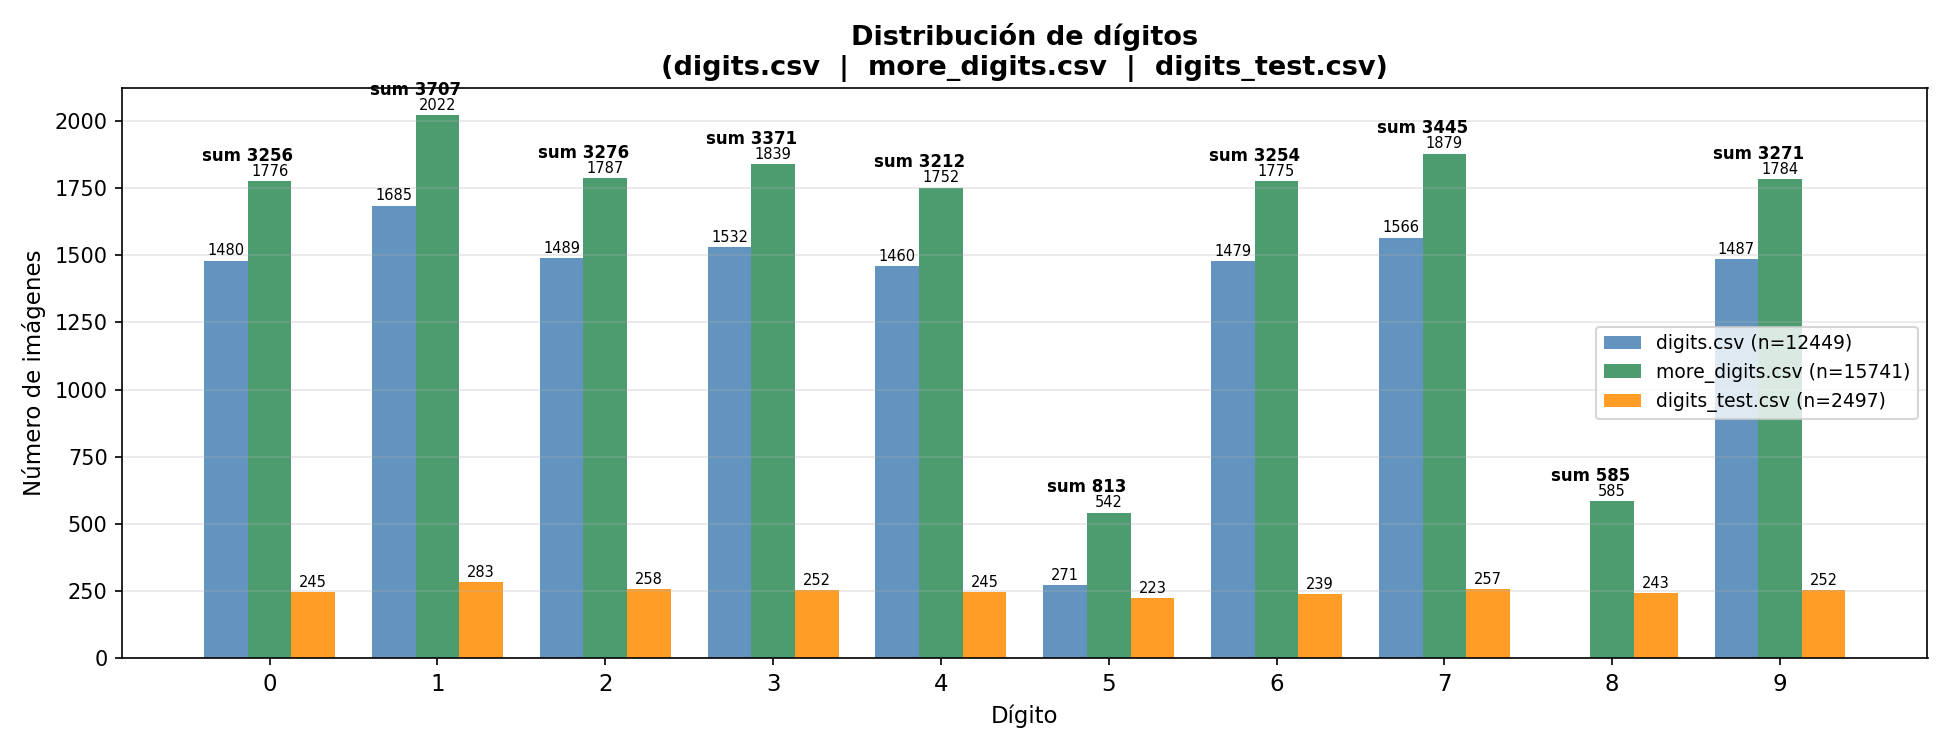

Recreate this plot in Python.
import os
import pandas as pd
import numpy as np
import matplotlib.pyplot as plt

DATA_DIR = os.path.join(os.path.dirname(__file__), '../data')
DIR      = os.path.dirname(__file__)


# ── Carga ─────────────────────────────────────────────────────────────────────

df_digits      = pd.read_csv(os.path.join(DATA_DIR, 'digits.csv'))
df_more_digits = pd.read_csv(os.path.join(DATA_DIR, 'more_digits.csv'))
df_test        = pd.read_csv(os.path.join(DATA_DIR, 'digits_test.csv'))

conteo_digits = df_digits['label'].value_counts().reindex(range(10), fill_value=0)
conteo_more   = df_more_digits['label'].value_counts().reindex(range(10), fill_value=0)
conteo_test   = df_test['label'].value_counts().reindex(range(10), fill_value=0)

n_digits = len(df_digits)
n_more   = len(df_more_digits)
n_train  = n_digits + n_more
n_test   = len(df_test)

print(f"digits.csv      : {n_digits} imágenes")
print(f"more_digits.csv : {n_more} imágenes")
print(f"Total train     : {n_train} imágenes")
print(f"digits_test.csv : {n_test}  imágenes")
print()
print(f"{'Dígito':<8} {'digits':>8} {'more':>8} {'train total':>12} {'test':>8}")
print("-" * 50)
for d in range(10):
    cd = conteo_digits[d]
    cm = conteo_more[d]
    ct = conteo_test[d]
    print(f"{d:<8} {cd:>8} {cm:>8} {cd+cm:>12} {ct:>8}")


# ── Gráfico ───────────────────────────────────────────────────────────────────

digitos = np.arange(10)
ancho   = 0.26
x       = digitos

fig, ax = plt.subplots(figsize=(13, 5))

barras_d = ax.bar(x - ancho, conteo_digits.values, ancho,
                  label=f'digits.csv (n={n_digits})',
                  color='steelblue', alpha=0.85)
barras_m = ax.bar(x,          conteo_more.values,   ancho,
                  label=f'more_digits.csv (n={n_more})',
                  color='seagreen', alpha=0.85)
barras_t = ax.bar(x + ancho,  conteo_test.values,   ancho,
                  label=f'digits_test.csv (n={n_test})',
                  color='darkorange', alpha=0.85)

# Etiquetas encima de cada barra
for b in barras_d:
    if b.get_height() > 0:
        ax.text(b.get_x() + b.get_width() / 2, b.get_height() + 8,
                str(int(b.get_height())), ha='center', va='bottom', fontsize=7)
for b in barras_m:
    if b.get_height() > 0:
        ax.text(b.get_x() + b.get_width() / 2, b.get_height() + 8,
                str(int(b.get_height())), ha='center', va='bottom', fontsize=7)
for b in barras_t:
    if b.get_height() > 0:
        ax.text(b.get_x() + b.get_width() / 2, b.get_height() + 8,
                str(int(b.get_height())), ha='center', va='bottom', fontsize=7)

# Suma total train (digits + more_digits) centrada entre las dos barras
conteo_total_train = conteo_digits.values + conteo_more.values
for d in digitos:
    total = conteo_total_train[d]
    x_centro = d - ancho / 2          # centro entre barra azul y verde
    y_pos    = max(conteo_digits[d], conteo_more[d]) + 60
    ax.text(x_centro, y_pos, f'sum {total}',
            ha='center', va='bottom', fontsize=8, fontweight='bold', color='black')


ax.set_title('Distribución de dígitos\n'
             '(digits.csv  |  more_digits.csv  |  digits_test.csv)',
             fontsize=13, fontweight='bold')
ax.set_xlabel('Dígito', fontsize=11)
ax.set_ylabel('Número de imágenes', fontsize=11)
ax.set_xticks(digitos)
ax.set_xticklabels([str(d) for d in digitos], fontsize=11)
ax.legend(fontsize=9)
ax.grid(axis='y', alpha=0.3)

plt.tight_layout()
plt.savefig(os.path.join(DIR, 'plot_distribucion_digitos.png'), dpi=150)
plt.show()
print("Gráfico guardado: plot_distribucion_digitos.png")
